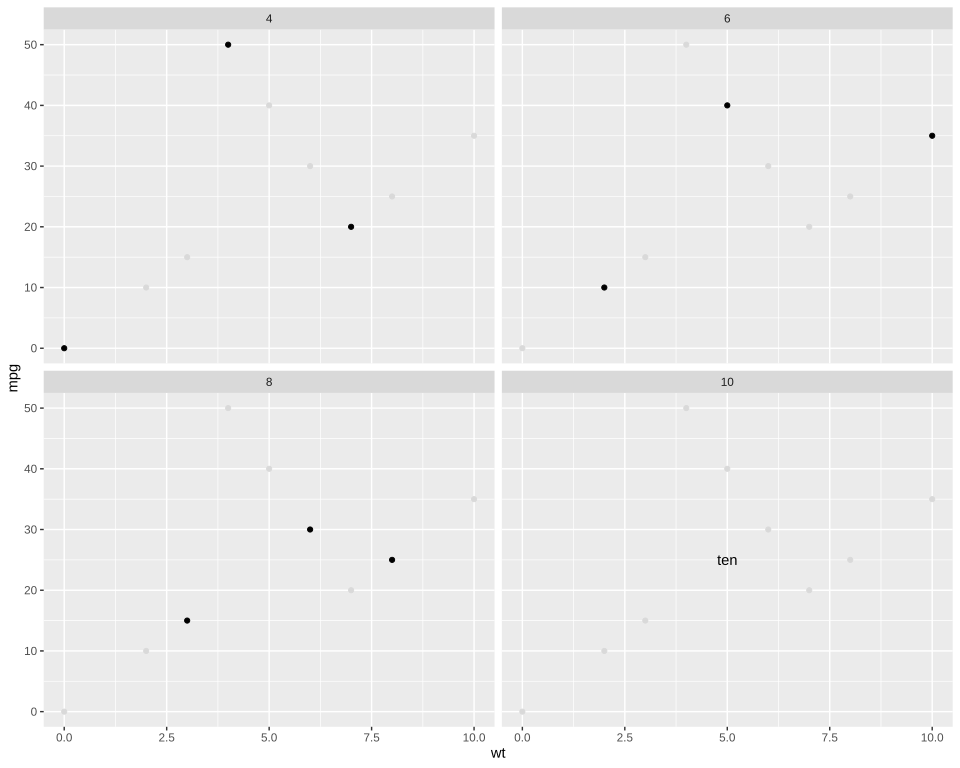

This chart was generated by the following R code:
# The plot test/golden/facet_wrap_layer_data.svg draws, drawn by ggplot2 itself, as ggplot2's own
# visual tests draw their snapshots: the independent check on that golden whenever it changes. The
# suite never runs this; it needs R, ggplot2 and vdiffr, saved as the Docker image
# giggly-r:ggplot2-4.0.3. From the repository's root:
#
#   docker run --rm -v "$PWD/test/golden":/golden:ro giggly-r:ggplot2-4.0.3 \
#     Rscript /golden/facet_wrap_layer_data.R > facet_wrap_layer_data.ggplot2.svg
#
# and compare the two drawings element by element, as test/golden/point.R describes.
#
# facet_wrap()'s "The same data in every panel" example on test/golden/facet_wrap.R's points:
# a first layer draws the data without its facet column, in light grey, so every panel shows all
# nine points behind its own three, and a text layer's own table holds a cylinder count the data
# lacks, which makes a fourth panel, labelled where the plot's mapping places it. First checked with
# ggplot2 4.0.3 and vdiffr 1.0.9: every element, in order, and every clip path match.

library(ggplot2)

data <- data.frame(
  wt = c(0, 4, 7, 10, 2, 5, 8, 3, 6),
  mpg = c(0, 50, 20, 35, 10, 40, 25, 15, 30),
  cyl = c(4, 4, 4, 6, 6, 6, 8, 8, 8)
)
plot <- ggplot(data, aes(wt, mpg)) +
  geom_point(data = transform(data, cyl = NULL), colour = "#D9D9D9") +
  geom_point() +
  geom_text(aes(label = label), data = data.frame(wt = 5, mpg = 25, cyl = 10, label = "ten")) +
  facet_wrap(vars(cyl)) +
  theme_gray()

file <- tempfile(fileext = ".svg")
vdiffr::write_svg(plot, file)
cat(readLines(file), sep = "\n")
